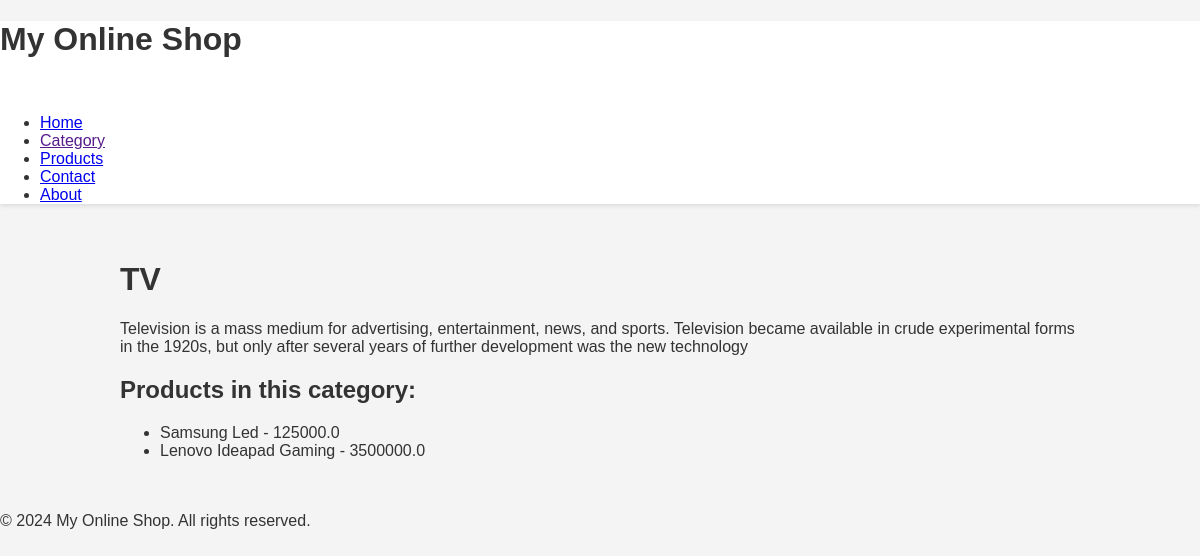
The app's page /category/2/ with its own data.
### backend/models.py (models this page shows, shortened)
class Category(models.Model):
    name=models.CharField(max_length=50)
    desc=models.TextField(verbose_name='description')
    class Meta:
        verbose_name_plural='Categories'

class Product(models.Model):
    name=models.CharField(max_length=50)
    price=models.FloatField()
    desc=models.TextField(verbose_name='description')
    stock=models.IntegerField()
    category=models.ForeignKey(Category,on_delete=models.CASCADE,null=True,related_name='products')
    class Meta:
        verbose_name_plural='Products'

### backend/views.py (the view)
# urls.py: path('category/<int:pk>/', CategoryTemplateView.as_view(), name='category'),
class CategoryTemplateView(DetailView):
    model=Category
    template_name='products/category.html'
    context_object_name='category'

### templates/products/category.html
{% extends 'products/base.html' %}
{% block content %}
<h1>{{ category.name }}</h1>
<p>{{ category.desc }}</p>
<h2>Products in this category:</h2>
<ul>
  {% for product in category.products.all %}
    <li>{{ product.name|title }} - {{ product.price }}</li>
  {% endfor %}
</ul>
{% endblock %}

### static/css/style.css (style rules this page uses)
body, html { margin: 0; padding: 0; font-family: Arial, sans-serif; background: #f4f4f4; color: #333; }

### records on screen
Category: name "TV", desc "Television is a mass medium for advertising, entertainment, news, and sports. Television became available in crude experimental forms in the 1920s, but only after several years of further development was the new technology"
Product: name "Samsung Led", price "125000.0"
Product: name "Lenovo Ideapad Gaming", price "3500000.0"
